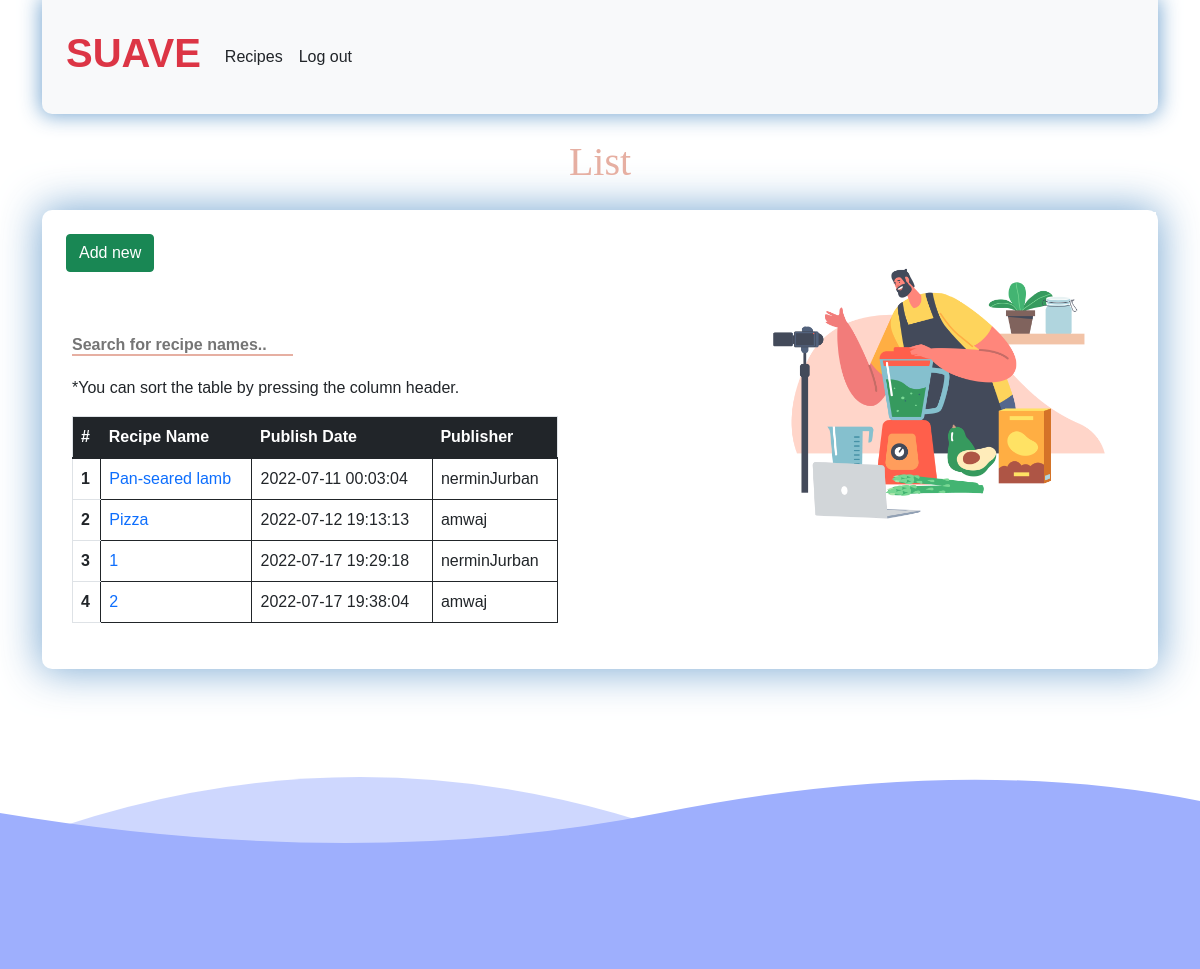
Page /recipes.php (signed in) on the committed database.
### tables this page shows
CREATE TABLE `recipes` (
  `id` int NOT NULL,
  `user_id` int NOT NULL,
  `name` varchar(128) NOT NULL,
  `description` text NOT NULL,
  `image` varchar(255) NOT NULL,
  `ingredients` text NOT NULL,
  `method` text NOT NULL,
  `published_at` timestamp NOT NULL DEFAULT CURRENT_TIMESTAMP
);

CREATE TABLE `users` (
  `id` int NOT NULL,
  `email` varchar(128) NOT NULL,
  `name` varchar(128) NOT NULL,
  `password` varchar(128) NOT NULL,
  `vkey` varchar(45) NOT NULL,
  `verified` tinyint(1) NOT NULL DEFAULT '0',
  `created_at` timestamp NOT NULL DEFAULT CURRENT_TIMESTAMP
);

### includes/functions.inc.php (called while the page is built, shortened)
<?php
function is_logged_in()
{
    if (isset($_SESSION["logged_in"]) && $_SESSION["logged_in"] == 1) {
        return true;
    }
    return false;
}
function get_all_recipes($conn)
{
    $sql = "
        SELECT r.*, u.name as username FROM `recipes` r
        JOIN `users` u ON r.user_id = u.id  ;";
    $stmt = mysqli_stmt_init($conn);
    if (!mysqli_stmt_prepare($stmt, $sql)) {
        die("Failed to prepare statement");
    }
    mysqli_stmt_execute($stmt);
    $cur = mysqli_stmt_get_result($stmt);
    $result = array();
    while ($row = mysqli_fetch_assoc($cur)) {
        $result[] = $row;
    }
    return $result;
}

### parts/recipes/list.php (the view, shortened to what this page needs)
<div class="col-md-6">
  <a class="m-4 btn btn-success" href="recipes.php?action=add">Add new</a>
  <div class="feature-box">
    <input type="text" id="myInput" onkeyup="myFunction()" placeholder="Search for recipe names.." title="Type in a name" />
    <table id="myTable" class="table table-sortable">
      <p> *You can sort the table by pressing the column header.</p>
      <thead class="table-hover table-dark">
        <tr>
          <th scope="col">#</th>
          <th scope="col">Recipe Name</th>
          <th scope="col">Publish Date</th>
          <th scope="col">Publisher</th>
        </tr>
      </thead>
      <tbody>
        <?php foreach ($recipes as $recipe) { ?>
          <tr class='clickable-row'>
            <th scope="row"><?php print $recipe['id'] ?> </th>
            <td>
              <a href="<?php print BASE_URL; ?>recipes.php?action=view&id=<?php print $recipe['id'] ?>">
                <?php print $recipe['name'] ?>
              </a>
            </td>
            <td><?php print $recipe['published_at'] ?></td>
            <td><?php print $recipe['username'] ?></td>
          </tr>
        <?php } ?>
      </tbody>
    </table>
    <link rel="stylesheet" href="./src/tablesort.css" />
  </div>
</div>
<div class="col-md-6">
  <img src="images/table.jpg" class="feature-img">
</div>

### parts/header.php (shortened to what this page needs)
<?php
require_once 'includes/dbh.inc.php';
require_once 'includes/functions.inc.php';
?>
<!DOCTYPE html>
<html lang="en">
<head>
    <link href="https://cdn.jsdelivr.net/npm/bootstrap@5.1.3/dist/css/bootstrap.min.css" rel="stylesheet">
    <link rel="stylesheet" href="//code.jquery.com/ui/1.13.2/themes/base/jquery-ui.css">
    <link rel="stylesheet" href="css/style.css">
    <link rel="stylesheet" href="css/css_dic.css">
</head>
<body>
    <?php include_once "parts/navbar.php"; ?>

### parts/navbar.php (shortened to what this page needs)
<div class="container">
  <nav class="navbar navbar-expand-lg bg-light p-4">
    <div class="navbar-brand"><h1 class="fw-bolder"><a  class="text-danger" href="/">SUAVE</a></h1></div>
    <div class="collapse navbar-collapse ml-lg text-right" id="navbarSupportedContent">
      <ul class="navbar-nav me-auto mb-2 mb-lg-0 ">
        <?php if (is_logged_in()) { ?>
          <li class="nav-item">
            <a class="nav-link btn-light text-dark" href="recipes.php">Recipes</a>
          </li>
        <?php } ?>
        <?php if (is_logged_in()) { ?>
          <li class="nav-item">
            <a class="nav-link btn-light text-dark" href="logout.php">Log out</a>
          </li>
        <?php } ?>
      </ul>
    </div>
  </nav>
</div>

### recipes.php (shortened to what this page needs)
<?php
require_once("parts/header.php");
require_once('security.php');
$recipes = get_all_recipes($conn);
$action = isset($_GET["action"]) ? $_GET["action"] : "list";
$actions = array("list" => "List", "view" => "View", "edit" => "Edit", "add" => "New");
?>
<div class="container pt-4">
    <div class="header">
        <h1><?php print $actions[$action];?></h1>
    </div>
    <div class="wrapper mx-auto mt-4">
        <div class="row">
            <?php include_once "parts/recipes/$action.php"; ?>
        </div>
    </div>
</div>
<?php require_once "parts/footer.php"; ?>

### parts/footer.php
<footer>
    <div class="row">
        <div class="col md-12">
            <svg viewbox="0 0 100 25">
                <path fill="#9EAFFD" opacity="0.5" d="M0 30 V15 Q30 3 60 15 V30z" />
                <path fill="#9EAFFD" d="M0 30 V12 Q30 17 55 12 T100 11 V30z" />
            </svg>
        </div>
    </div>
</footer>
</body>
</html>

### css/style.css (style rules this page uses)
body { padding: 0; margin: 0; font-family: 'Montserrat', sans-serif; font-weight: 500; }
.wrapper { border-radius: 10px; box-shadow: 0 0 20px 2px rgba(105, 157, 205, 0.87); size: 250px; }
.feature-box { padding: 30px; }
.header { color: #E6AFA2; font-family: Georgia, 'Times New Roman', Times, serif; margin: 5px; text-align: center; margin: 0 auto; margin-bottom: 0%; vertical-align: middle; border-left-color: #F3D9D2; border-left: 5px; font-size: 30px; }
input[type=email], input[type=text], input[type=password] { border: none; border-bottom: 2px solid #E6AFA2; border-top: 0px; border-radius: 0px; font-weight: bold; margin-bottom: 20px; padding-left: 0px; color: black; height: 20px; margin-top: 10px; }
.feature-img { width: 80%; padding: 2px; float: right; }
table { border: 1px solid; width: 400px; overflow: hidden; }
tr td { border: 1px solid; }
.table thead tr { background-color: #009079; }
.navbar { box-shadow: 0 0 20px 2px rgba(105, 157, 205, 0.87); border-radius: 0 0 10px 10px; }

### css/css_dic.css (style rules this page uses)
body { padding: 0; margin: 0; font-family: 'Montserrat', sans-serif; font-weight: 500; }
a { text-decoration: none; }
.wrapper { border-radius: 10px; box-shadow: 0 0 40px 2px rgba(105, 157, 205, 0.87); size: 250px; }
.feature-box { padding: 30px; }
.header { color: #E6AFA2; font-family: Georgia, 'Times New Roman', Times, serif; margin: 5px; text-align: center; margin: 0 auto; margin-bottom: 0%; vertical-align: middle; border-left-color: #F3D9D2; border-left: 5px; font-size: 30px; }

### src/tablesort.css (style rules this page uses)
.table-sortable th { cursor: pointer; }

### rows in the picture
recipes: id "1", name "Pan-seared lamb", published_at "2022-07-11 00:03:04", user.name "nerminJurban"
recipes: id "2", name "Pizza", published_at "2022-07-12 19:13:13", user.name "amwaj"
recipes: id "3", name "1", published_at "2022-07-17 19:29:18", user.name "nerminJurban"
recipes: id "4", name "2", published_at "2022-07-17 19:38:04", user.name "amwaj"

### other values in the picture
$actions[$action] "List"
